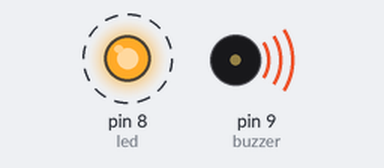
A sketch run on a simulated Arduino Uno, built with avr-gcc and run on an emulated ATmega328P. Shown: output pins drawn as LEDs (lit = HIGH), buzzer (waves = sounding, pin HIGH). Dashed ring = blinking. What the sketch prints to the serial monitor is not drawn.

Above: at 0.1 s.
Timing chart, 0 to 3.0 s (numbered marks = the images above):
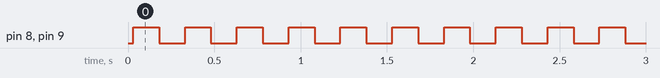

Measured:
- by itself, pin 8 (led), pin 9 (buzzer): alternates HIGH for 0.15 s and LOW for 0.15 s

The sketch:

SISMOGRAFO.ino
```cpp
int movimiento = 0;

void setup() {
  Serial.begin(9600);
  pinMode(8, OUTPUT); //led
  pinMode(9, OUTPUT); //buzzer
  pinMode(A0, INPUT); //sensor

}

void loop() {
  movimiento = analogRead(A0);
  Serial.println(movimiento);
  delay(30);

  while (movimiento >= 200) {
    digitalWrite(8, 1);
    digitalWrite(9, 1);
    delay(150);
    digitalWrite(8, 0);
    digitalWrite(9, 0);
    delay(150);
  }


}
```
